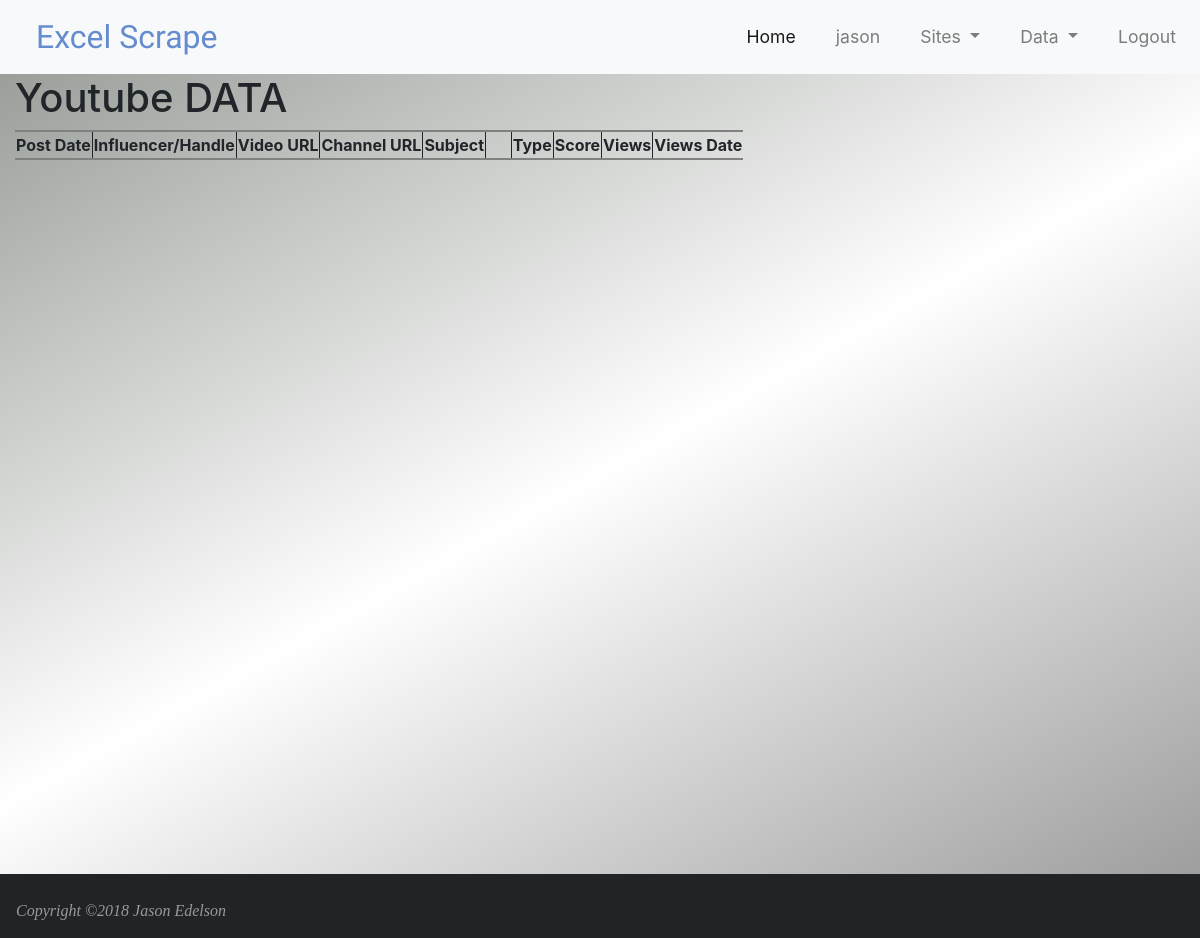
Before: /mainApp/ytdata/ (signed in) with the older database file.
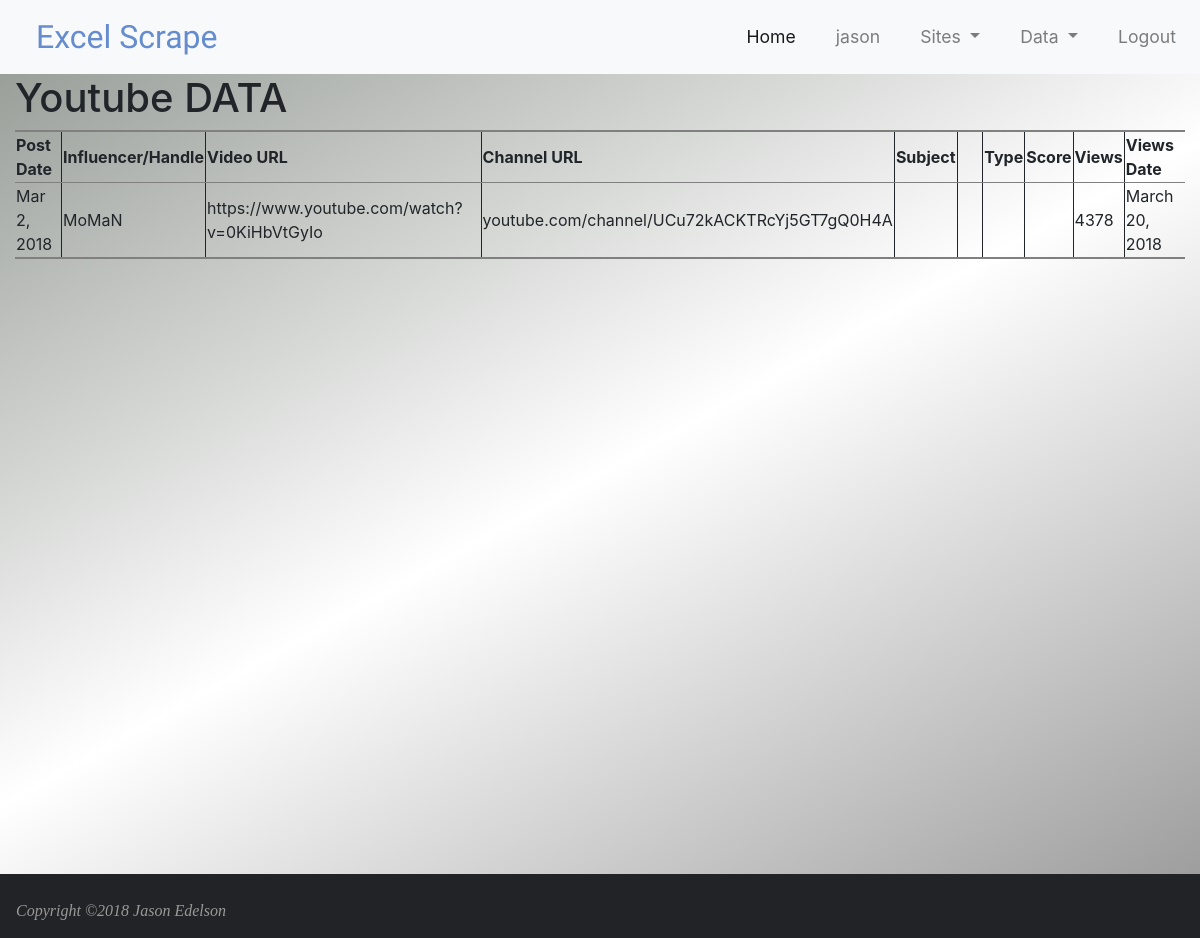
After: the same page with the newer database file.
### mainApp/models.py (models this page shows)
class youtubeLinks(models.Model):
    post_date = models.CharField(max_length=20)
    influencer = models.CharField(max_length=50)
    videourl = models.CharField(max_length=200)
    channelurl = models.CharField(max_length=200)
    views = models.IntegerField()
    viewsdate = models.DateField(auto_now=True)
    user = models.ForeignKey(User, on_delete=models.CASCADE, )

### mainApp/views.py (the view)
def ytdata(request):
    username = None
    if request.user.is_authenticated:
        username = request.user
        userid = request.user.id
    all_videos = youtubeLinks.objects.filter(user = userid)
    link = []
    name = []
    profiles = []
    timestamp = []
    view = []
    viewdate = []
    try:
        for number in range(len(all_videos)):
            timestamp.append(all_videos[number].post_date)
            name.append(all_videos[number].influencer)
            link.append(all_videos[number].videourl)
            view.append(all_videos[number].views)
            viewdate.append(all_videos[number].viewsdate)
            profiles.append(all_videos[number].channelurl)
    except:
        print("nothing found")
    zipped = zip(timestamp, name, link, profiles, view, viewdate)
    return render(
        request,
        './ytdata.html',
        context={'info':zipped}
    )

### mainApp/templates/ytdata.html (shortened to what this page needs)
{% extends 'base.html' %}
{%block body%}
    <div id="home">
        <div class="container-fluid">
            <h1>Youtube DATA</h1>
            <table rules="groups" frame="hsides" border="2">
                <colgroup></colgroup>
                <colgroup></colgroup>
                <colgroup></colgroup>
                <colgroup></colgroup>
                <colgroup></colgroup>
                <colgroup></colgroup>
                <colgroup></colgroup>
                <colgroup></colgroup>
                <colgroup></colgroup>
                <thead>
                    <tr>
                        <th>Post Date</th>
                        <th>Influencer/Handle</th>
                        <th>Video URL</th>
                        <th>Channel URL</th>
                        <th>Subject</th>
                        <th>&nbsp;&nbsp;&nbsp;&nbsp;&nbsp;&nbsp;</th>
                        <th>Type</th>
                        <th>Score</th>
                        <th>Views</th>
                        <th>Views Date</th>
                    </tr>
                </thead>
                <tbody>
                {% for a,b,c,d,e,f in info %}
                    <tr>
                        <td class="text">{{ a }}</td>
                        <td class="text">{{ b }}</td>
                        <td class="text">{{ c }}</td>
                        <td class="numb">{{ d }}</td>
                        <td></td>
                        <td></td>
                        <td></td>
                        <td></td>
                        <td class="numb">{{ e }}</td>
                        <td class="text">{{ f }}</td>
                    </tr>
                {% endfor %}
                </tbody>
            </table>
        </div>
    </div>
{%endblock%}

### mainApp/templates/base.html (shortened to what this page needs)
<!DOCTYPE html>
<html lang="en">
  <head>
    {%load staticfiles%}
    <link rel="stylesheet" href="https://maxcdn.bootstrapcdn.com/bootstrap/4.0.0/css/bootstrap.min.css">
    <link rel="stylesheet" href="https://maxcdn.bootstrapcdn.com/font-awesome/4.7.0/css/font-awesome.min.css">
    <link rel="stylesheet" type="text/css" href="{%static 'css/style.css'%}"/>
  </head>
  <body>
    <div id="content">
      <header>
        <nav class="navbar navbar-expand-lg navbar-light bg-light fixed-top">
          <a class="navbar-brand" href="{% url 'index' %} ">Excel Scrape</a>
          <div class="collapse navbar-collapse" id="navbarSupportedContent">
            <ul class="navbar-nav ml-auto">
              <li class="nav-item  mr-4 active">
                <a class="nav-link" href="#homenav">Home <span class="sr-only">(current)</span></a>
              </li>
              {% if user.is_authenticated %}
                <li class="nav-item mr-4"><a class="nav-link" href="{% url 'index' %}"> {{ user.get_username }} </a> </li>
                <li class="nav-item dropdown mr-4">
                  <a class="nav-link dropdown-toggle" href="#" id="navbarDropdown" role="button" data-toggle="dropdown" aria-haspopup="true" aria-expanded="false">
                    Sites
                  </a>
                </li>
                <li class="nav-item dropdown mr-4">
                  <a class="nav-link dropdown-toggle" href="#" id="navbarDropdown" role="button" data-toggle="dropdown" aria-haspopup="true" aria-expanded="false">
                    Data
                  </a>
                </li>
                <li class="nav-item"><a class="nav-link" href="{% url 'logout'%}?next=/mainApp/"> Logout</a></li>
              {% else %}
                <li class="nav-item"><a class="nav-link" href="{% url 'login'%}?next={{request.path}}">Login</a></li>
              {% endif %}
            </ul>
          </div>
        </nav>
      </header>
        {%block body%}
        {%endblock%}
      <footer>
  			<div class="container-fluid">
  				<div class="row">
  					<div class="col-12 pl-3 d-none d-sm-block">
  						<p>Copyright ©2018 Jason Edelson</p>
  					</div>
  				</div>
  			</div>
  		</footer>
    </div>
  </body>
</html>

### daybreakApp/static/css/style.css (style rules this page uses)
.navbar-brand { font-family: 'Oswald', sans-serif; font-size: 2em; color:rgba(63, 112, 195, 0.8) !important; margin-left: 20px; }
.nav-item { font-size: 1.1em; }
#home { background: linear-gradient(151deg, #9a9f9a, #ffffff, #9E9E9E); margin-top: 74px; height: 800px; }
footer { background-color: #222327; padding: 15px 0; }
footer p { margin: 10px 0 0 0; font-family: "Cardo", "Times New Roman", Times, serif; font-size: 16px; font-style: italic; color: #999999; }
.numb { mso-number-format:General; }
.text { mso-number-format:"\@"; }

Changed rows visible on the page:
added youtubeLinks: info "Mar 2, 2018", info "MoMaN", info "https://www.youtube.com/watch?v=0KiHbVtGyIo", info "youtube.com/channel/UCu72kACKTRcYj5GT7gQ0H4A", info "March 20, 2018"
Other visible differences:
new list line: "4378"
